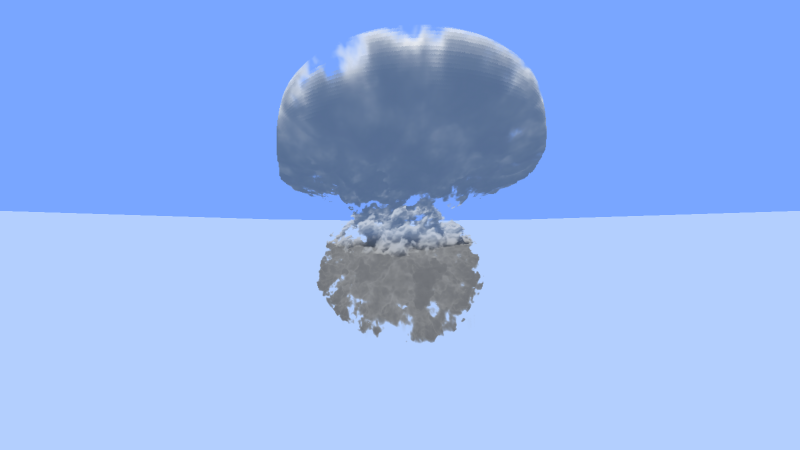
#> input picture specs/001-native-storm-rendering/validation/t219-campaign/T219_RAW_SIDE.png, 1600 x 900 px (shown at 1/2 size)
$ python silhouette.py ../../t219-campaign/T219_RAW_SIDE.png
#> lines starting #> are read from the running program, lines starting #| are printed output that depends on the picture; after the words box and inside, x2 and y2 are one past the last pixel; in counts of white or black regions, pixels touching at a corner belong together
"""Silhouette bumpiness at cloud-relative scales (same code for photographs and renders).

mask: largest low-saturation bright component, holes filled. H: mask height. For r = k% of H, bumps(r) = share of the
mask area removed by a morphological opening with a disk of radius r - the area that sits in protrusions narrower
than ~2r. A pile of a few big smooth balls loses almost nothing at small r; a cauliflower outline loses a lot.
"""
import sys, json, os
import numpy as np
from PIL import Image
from scipy import ndimage as ndi


def disk(r):
    y, x = np.mgrid[-r:r + 1, -r:r + 1]
    return x * x + y * y <= r * r


def mask_of(path, max_side=900):
#> called with path = '../../t219-campaign/T219_RAW_SIDE.png', max_side = 900
    im = Image.open(path).convert('RGB')
    s = max_side / max(im.size)
#> s = 0.562
    if s < 1:
        im = im.resize((int(im.size[0] * s), int(im.size[1] * s)), Image.LANCZOS)
#> im: PIL image 900x506 RGB
    a = np.asarray(im).astype(np.float32) / 255.0
    r, g, b = a[..., 0], a[..., 1], a[..., 2]
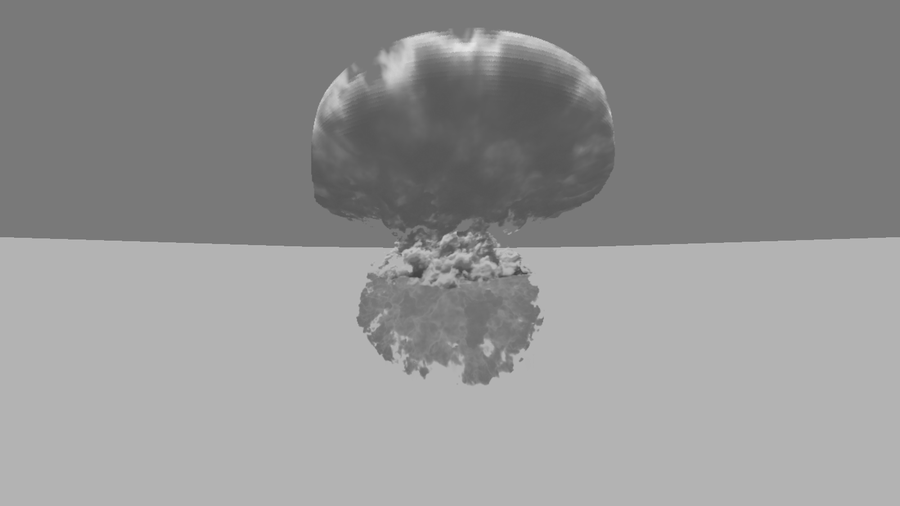
#> r: shape (506, 900) float32; min 0.247, max 0.898, mean 0.578
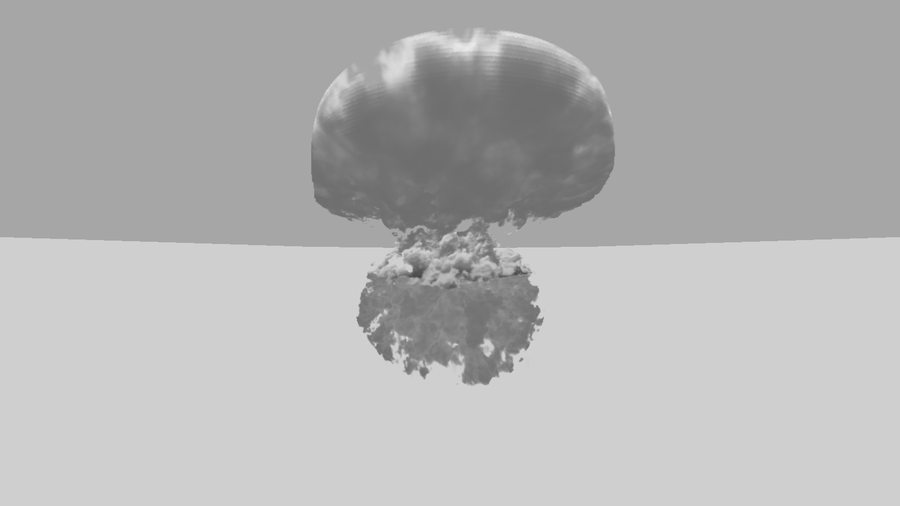
#> g: shape (506, 900) float32; min 0.278, max 0.914, mean 0.706
    mx, mn = a.max(-1), a.min(-1)
    sat = (mx - mn) / np.maximum(mx, 1e-4)
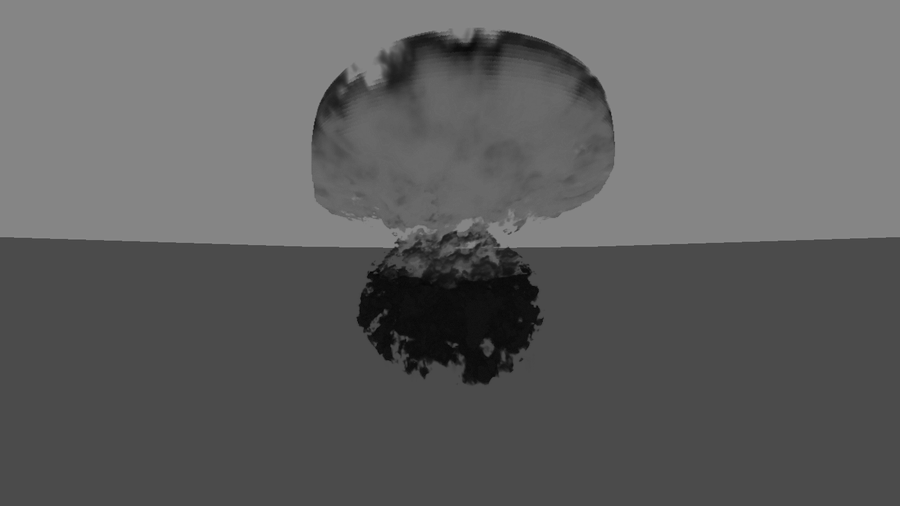
#> sat: shape (506, 900) float32; min 0.0181, max 0.549, mean 0.378
    sky = (b > r + 0.06) & (sat > 0.22)
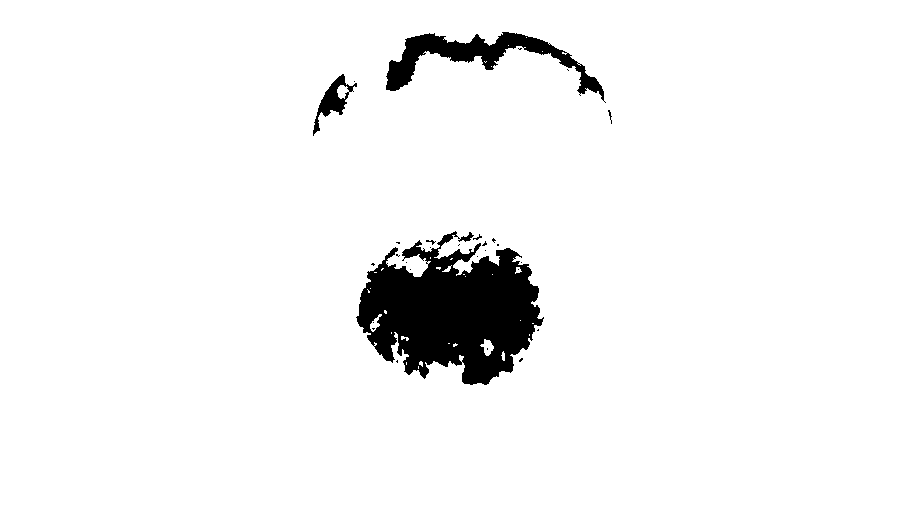
#> sky: shape (506, 900) bool; 95% white; 29 black regions (24 under 20 px), largest, box (x1, y1, x2, y2) and area: (356, 231, 544, 385) 17641, (386, 32, 606, 103) 4118, (313, 74, 357, 136) 774, (608, 110, 612, 124) 21, (426, 240, 436, 245) 20
    cloud = (sat < 0.24) & (mx > 0.42) & ~sky
    lab, n = ndi.label(cloud)
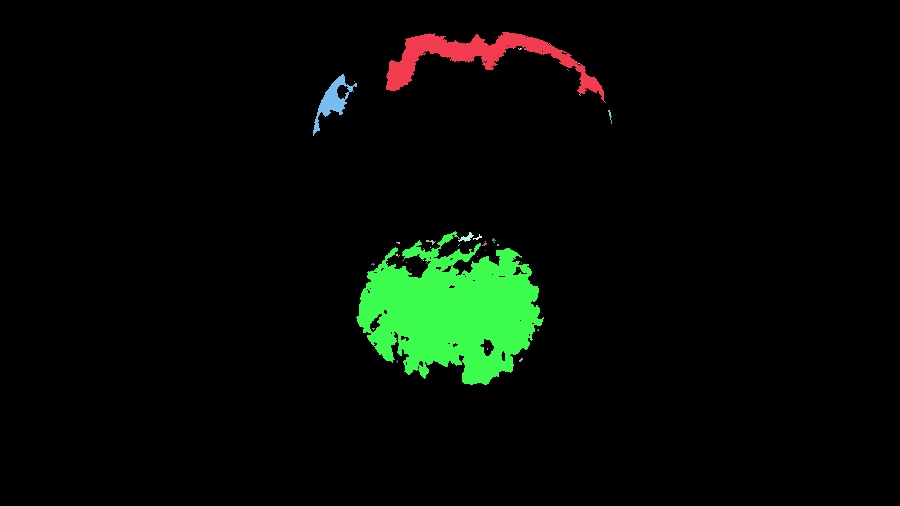
#> lab: shape (506, 900) int32; 52 distinct labels, from 0 to 51; one colour per label, 0 black
#> n = 51
    if n == 0:
        return None
    sizes = ndi.sum(cloud, lab, range(1, n + 1))
#> sizes = 51 values, max 17513 at index 16, min 1 at index 1, mean 443.7
    return ndi.binary_fill_holes(lab == (1 + int(np.argmax(sizes))))
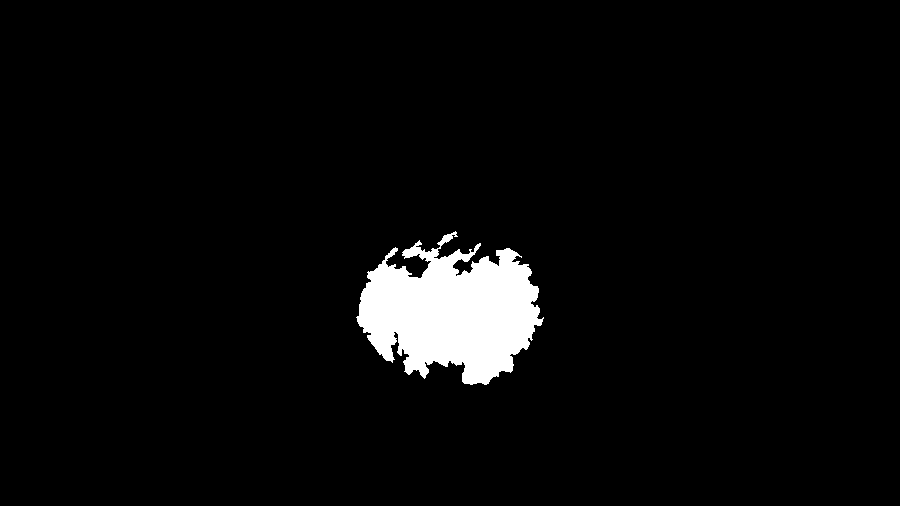
#> returned value: shape (506, 900) bool; 4% white; 1 white region, box (x1, y1, x2, y2) and area: (356, 231, 544, 385) 18010


for path in sys.argv[1:]:
    m = mask_of(path)
    if m is None:
        print(json.dumps({'file': os.path.basename(path), 'error': 'no mask'}))
        continue
    ys, xs = np.nonzero(m)
#> ys = 18010 values from 231 to 384; xs = 18010 values, max 543 at index 10034, min 356 at index 9853, mean 451.5
    H = ys.max() - ys.min() + 1
#> H = 154
    area = m.sum()
#> area = 18010
    out = {'file': path.replace('\\', '/').split('/')[-2] + '/' + os.path.basename(path), 'H': int(H)}
    for k in (1, 2, 4, 8):
        rad = max(1, int(round(k / 100.0 * H)))
        opened = ndi.binary_opening(m, structure=disk(rad))
        out[f'bumps{k}'] = round(float((m & ~opened).sum()) / area, 4)
#> this loop made 4 passes
#> rad on passes 1 to 4: 2, 3, 6, 12
#> pass 3, `opened = ndi.binary_opening(m, structure=disk(rad))`:
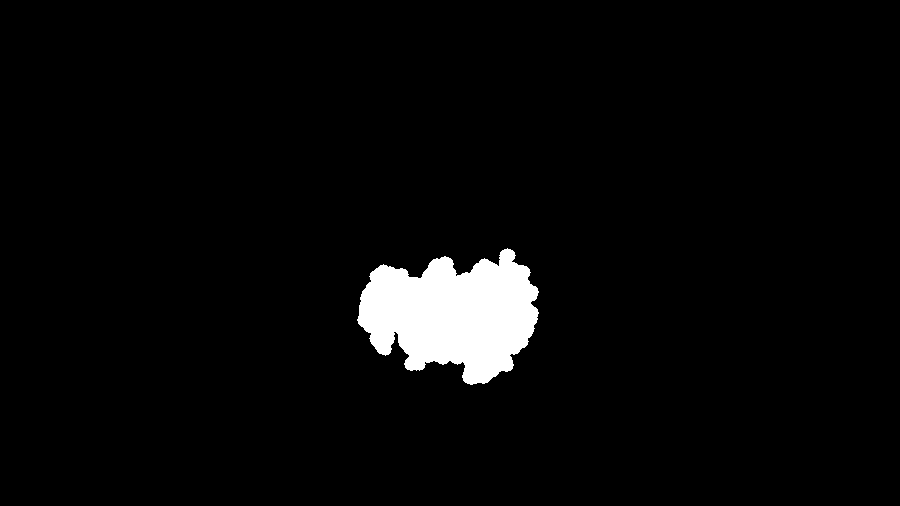
#> opened: shape (506, 900) bool; 3.6% white; 1 white region, box (x1, y1, x2, y2) and area: (357, 248, 539, 385) 16564
#> after the loop, out = {'file': 't219-campaign/T219_RAW_SIDE.png', 'H': 154, 'bumps1': 0.015, 'bumps2': 0.0298, 'bumps4': 0.0803, 'bumps8': 0.13}
    print(json.dumps(out))
#| {"file": "t219-campaign/T219_RAW_SIDE.png", "H": 154, "bumps1": 0.015, "bumps2": 0.0298, "bumps4": 0.0803, "bumps8": 0.1301}
